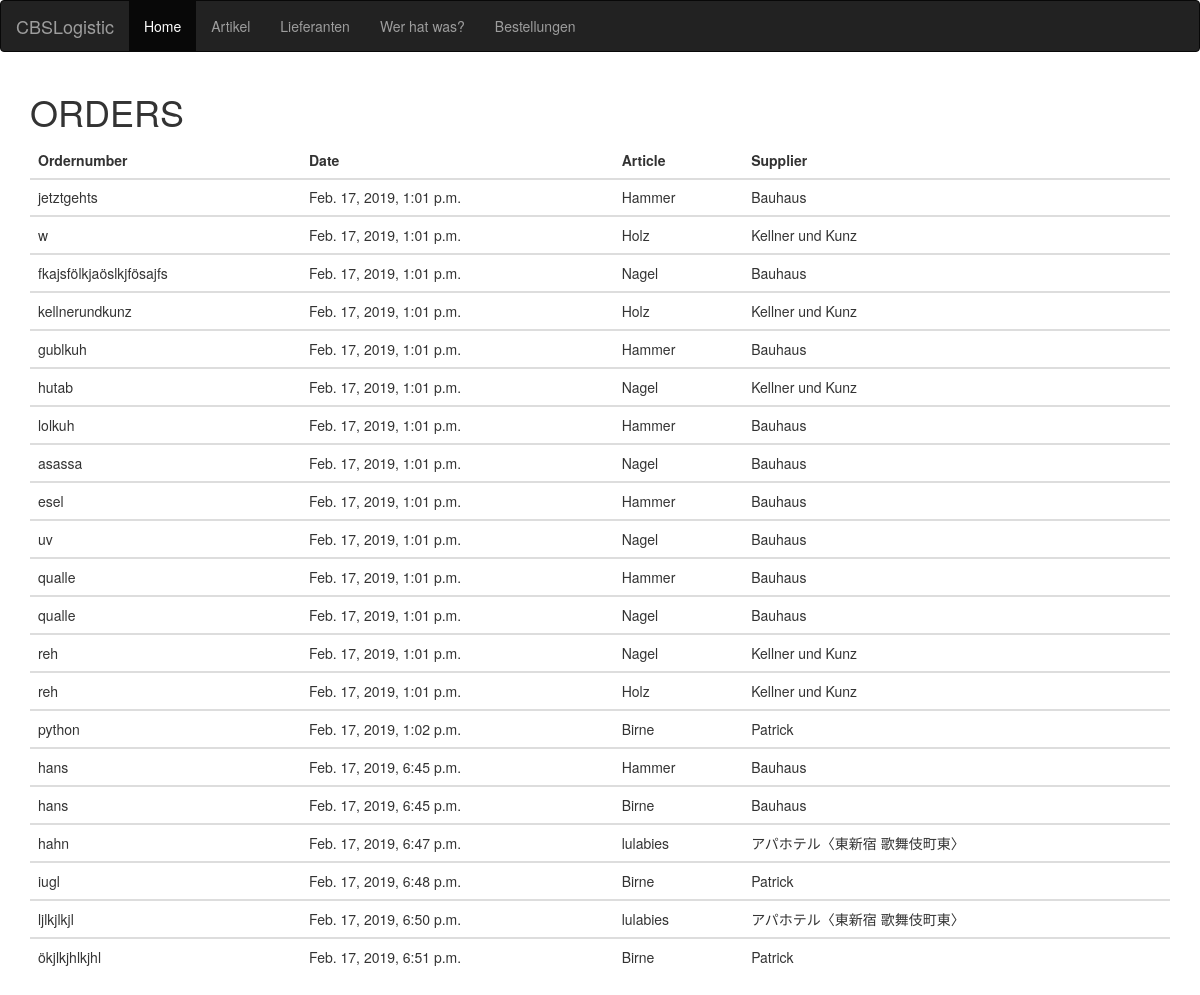
The page /order/ on the database as committed earlier.
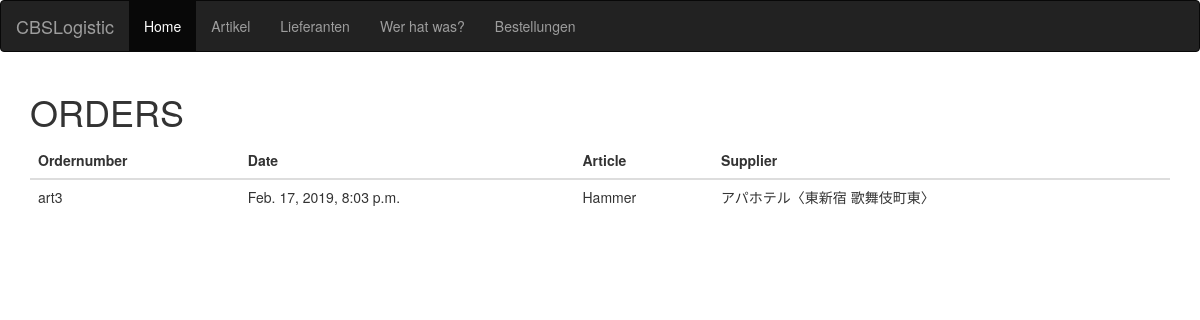
The same page on the database as committed later.
### warehouse/models.py (models this page shows, shortened)
class Orders(models.Model):
    id = models.AutoField(primary_key=True)
    basket = models.ForeignKey(Orderbasket, on_delete=models.CASCADE)
    ordernumber = models.CharField(max_length=50) #unique wurde auskommentiert 12.2.2019
    date = models.DateTimeField(default=datetime.now)
    delivered = models.BooleanField(default=False)
    delivery_number = models.CharField(default='notset',max_length=50)

class Orderbasket(models.Model):
    id = models.AutoField(primary_key=True)
    detail = models.ForeignKey(Detail, on_delete=models.CASCADE)
    date = models.DateTimeField(default=datetime.now)
    quantity = models.IntegerField(default=1)
    confirmed = models.BooleanField(default=False)
    ordered = models.BooleanField(default=False)
    discount_abs = models.IntegerField(default=0)
    discount_percent = models.IntegerField(default=0)
    address = models.ForeignKey(Address, on_delete=models.CASCADE, null=True)

class Detail(models.Model):
    id = models.AutoField(primary_key=True)
    article = models.ForeignKey(Article, on_delete=models.CASCADE)
    supplier = models.ForeignKey(Supplier, on_delete=models.CASCADE)
    order_min = models.IntegerField(default=0)
    price = models.ForeignKey(Detailprice, on_delete=models.CASCADE)
    shipment_cost = models.IntegerField(default=0)

class Article(models.Model):
    id = models.AutoField(primary_key=True)
    label = models.CharField(max_length=200)
    sensor_no = models.IntegerField()
    sensor_status = models.BooleanField(default=True)
    supplier = models.ManyToManyField(Supplier, through='Detail')
    image = models.ImageField(upload_to='profile_image', blank=True)
    def __str__(self):
        return self.label

class Supplier(models.Model):
    id = models.AutoField(primary_key=True)
    name = models.CharField(max_length=200)
    shipment_cost = models.IntegerField(default=0)
    order_min_value = models.IntegerField(default=0)
    def __str__(self):
        return self.name

### warehouse/views.py (the view, shortened to what this page needs)
# urls.py: path('order/', OrderView.as_view(), name='order'),
class OrderView(generic.TemplateView):
    template_name = 'order.html'
    def get_context_data(self, **kwargs):
        context = super(OrderView, self).get_context_data(**kwargs)
        context['orders'] = Orders.objects.all()
        return context

### warehouse/templates/order.html (shortened to what this page needs)
<!DOCTYPE html>
<html lang="en">
<head>
    <link rel="stylesheet" href="https://maxcdn.bootstrapcdn.com/bootstrap/3.3.7/css/bootstrap.min.css">
</head>
<body>
<nav class="navbar navbar-inverse">
  <div class="container-fluid">
    <div class="navbar-header">
      <a class="navbar-brand" href="/getstatus">CBSLogistic</a>
    </div>
    <ul class="nav navbar-nav">
      <li class="active"><a href="/getstatus">Home</a></li>
      <li><a href="/article">Artikel</a></li>
      <li><a href="/supplier">Lieferanten</a></li>
      <li><a href="/getmatrix">Wer hat was?</a></li>
      <li><a href="/order">Bestellungen</a></li>
    </ul>
  </div>
</nav>
<div class="container">
<table class="table">
    <thead>
    <h1>ORDERS</h1>
    <tr>
        <th>Ordernumber</th>
        <th>Date</th>
        <th>Article</th>
        <th>Supplier</th>
    </thead>
    {% for order in orders %}
    <tbody>
        <td>{{order.ordernumber}}</td>
        <td>{{order.date}}</td>
        <td>{{order.basket.detail.article}}</td>
        <td>{{order.basket.detail.supplier}}</td>
        {% endfor %}
    </tbody>
</table>
    </div>
</body>

Rows that differ between the two databases and show on the page:
removed Orders: ordernumber "jetztgehts", date "Feb. 17, 2019, 1:01 p.m.", basket.detail.article "Hammer", basket.detail.supplier "Bauhaus"
removed Orders: ordernumber "w", date "Feb. 17, 2019, 1:01 p.m.", basket.detail.article "Holz", basket.detail.supplier "Kellner und Kunz"
removed Orders: ordernumber "fkajsfölkjaöslkjfösajfs", date "Feb. 17, 2019, 1:01 p.m.", basket.detail.article "Nagel", basket.detail.supplier "Bauhaus"
removed Orders: ordernumber "kellnerundkunz", date "Feb. 17, 2019, 1:01 p.m.", basket.detail.article "Holz", basket.detail.supplier "Kellner und Kunz"
removed Orders: ordernumber "gublkuh", date "Feb. 17, 2019, 1:01 p.m.", basket.detail.article "Hammer", basket.detail.supplier "Bauhaus"
removed Orders: ordernumber "hutab", date "Feb. 17, 2019, 1:01 p.m.", basket.detail.article "Nagel", basket.detail.supplier "Kellner und Kunz"
removed Orders: ordernumber "lolkuh", date "Feb. 17, 2019, 1:01 p.m.", basket.detail.article "Hammer", basket.detail.supplier "Bauhaus"
removed Orders: ordernumber "asassa", date "Feb. 17, 2019, 1:01 p.m.", basket.detail.article "Nagel", basket.detail.supplier "Bauhaus"
removed Orders: ordernumber "esel", date "Feb. 17, 2019, 1:01 p.m.", basket.detail.article "Hammer", basket.detail.supplier "Bauhaus"
removed Orders: ordernumber "uv", date "Feb. 17, 2019, 1:01 p.m.", basket.detail.article "Nagel", basket.detail.supplier "Bauhaus"
removed Orders: ordernumber "qualle", date "Feb. 17, 2019, 1:01 p.m.", basket.detail.article "Hammer", basket.detail.supplier "Bauhaus"
removed Orders: ordernumber "qualle", date "Feb. 17, 2019, 1:01 p.m.", basket.detail.article "Nagel", basket.detail.supplier "Bauhaus"
removed Orders: ordernumber "reh", date "Feb. 17, 2019, 1:01 p.m.", basket.detail.article "Nagel", basket.detail.supplier "Kellner und Kunz"
removed Orders: ordernumber "reh", date "Feb. 17, 2019, 1:01 p.m.", basket.detail.article "Holz", basket.detail.supplier "Kellner und Kunz"
removed Orders: ordernumber "python", date "Feb. 17, 2019, 1:02 p.m.", basket.detail.article "Birne", basket.detail.supplier "Patrick"
removed Orders: ordernumber "hans", date "Feb. 17, 2019, 6:45 p.m.", basket.detail.article "Hammer", basket.detail.supplier "Bauhaus"
removed Orders: ordernumber "hans", date "Feb. 17, 2019, 6:45 p.m.", basket.detail.article "Birne", basket.detail.supplier "Bauhaus"
removed Orders: ordernumber "hahn", date "Feb. 17, 2019, 6:47 p.m.", basket.detail.article "lulabies", basket.detail.supplier "アパホテル〈東新宿 歌舞伎町東〉"
removed Orders: ordernumber "iugl", date "Feb. 17, 2019, 6:48 p.m.", basket.detail.article "Birne", basket.detail.supplier "Patrick"
removed Orders: ordernumber "ljlkjlkjl", date "Feb. 17, 2019, 6:50 p.m.", basket.detail.article "lulabies", basket.detail.supplier "アパホテル〈東新宿 歌舞伎町東〉"
removed Orders: ordernumber "ökjlkjhlkjhl", date "Feb. 17, 2019, 6:51 p.m.", basket.detail.article "Birne", basket.detail.supplier "Patrick"
added Orders: ordernumber "art3", date "Feb. 17, 2019, 8:03 p.m.", basket.detail.article "Hammer", basket.detail.supplier "アパホテル〈東新宿 歌舞伎町東〉"
